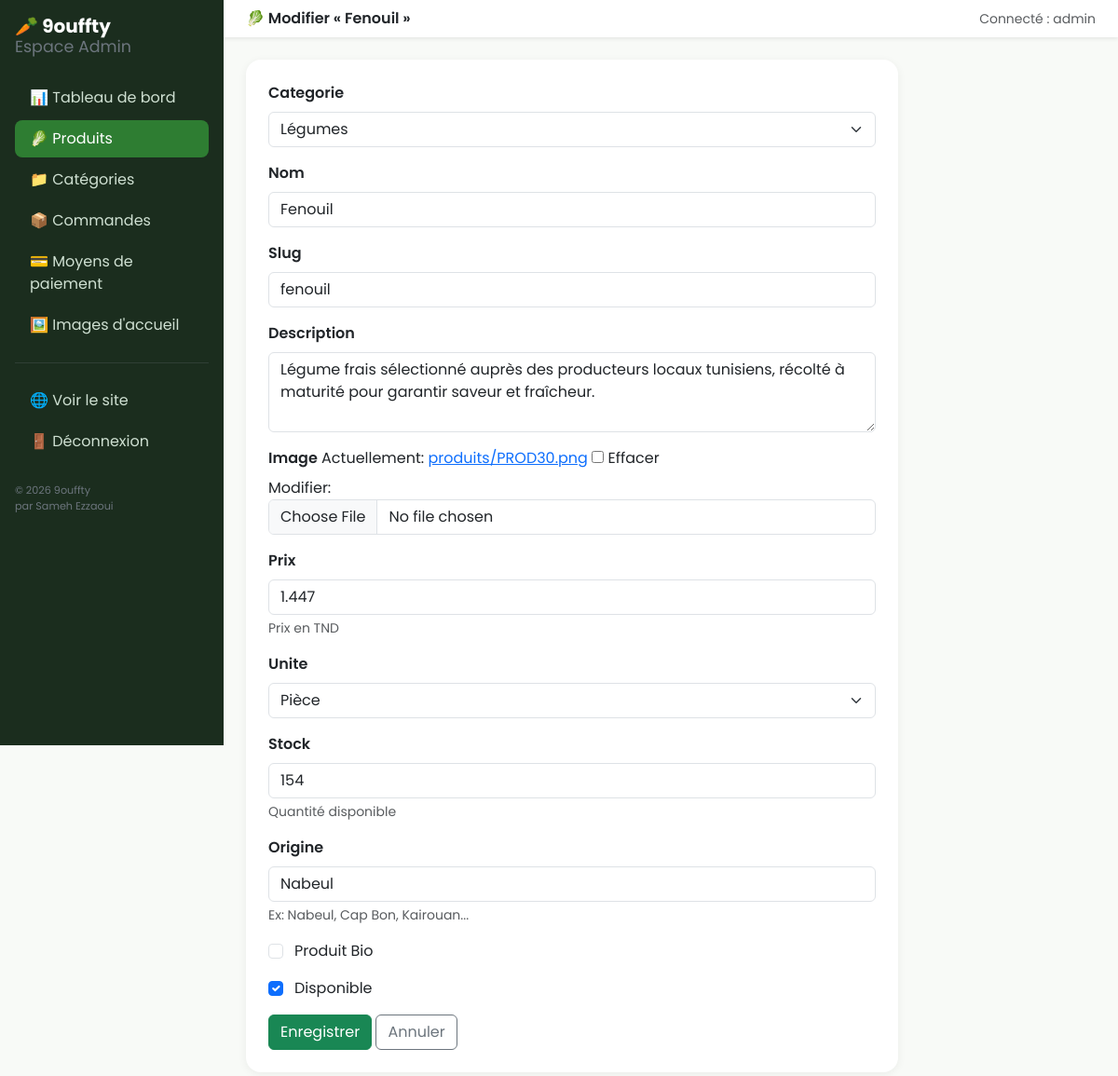
Screenshot of /gestion/produits/24/modifier/ (signed in) with the database file from the repository.
### boutique/models.py (models this page shows, shortened)
class Produit(models.Model):
    UNITE_CHOICES = [
        ('kg', 'Kilogramme'),
        ('piece', 'Pièce'),
        ('botte', 'Botte'),
        ('caisse', 'Caisse'),
    ]
    categorie = models.ForeignKey(Categorie, related_name='produits', on_delete=models.CASCADE)
    nom = models.CharField(max_length=150)
    slug = models.SlugField(max_length=160, unique=True)
    description = models.TextField(blank=True)
    image = models.ImageField(upload_to='produits/', blank=True, null=True)
    prix = models.DecimalField(max_digits=8, decimal_places=3, validators=[MinValueValidator(0)],
                                help_text="Prix en TND")
    unite = models.CharField(max_length=10, choices=UNITE_CHOICES, default='kg')
    stock = models.PositiveIntegerField(default=0, help_text="Quantité disponible")
    origine = models.CharField(max_length=100, blank=True, help_text="Ex: Nabeul, Cap Bon, Kairouan...")
    bio = models.BooleanField(default=False, verbose_name="Produit Bio")
    disponible = models.BooleanField(default=True)
    date_ajout = models.DateTimeField(auto_now_add=True)
    date_maj = models.DateTimeField(auto_now=True)
    class Meta:
        verbose_name = "Produit"
        verbose_name_plural = "Produits"
        ordering = ['nom']

### dashboard/views.py (the view)
# urls.py: path('produits/<int:pk>/modifier/', views.produit_modifier, name='produit_modifier'),
@login_required(login_url='dashboard:login')
@user_passes_test(est_staff, login_url='dashboard:login')
def produit_modifier(request, pk):
    produit = get_object_or_404(Produit, pk=pk)
    if request.method == 'POST':
        form = ProduitForm(request.POST, request.FILES, instance=produit)
        if form.is_valid():
            form.save()
            messages.success(request, "Produit mis à jour.")
            return redirect('dashboard:produits_liste')
    else:
        form = ProduitForm(instance=produit)
    return render(request, 'dashboard/produit_form.html', {'form': form, 'titre': f'Modifier « {produit.nom} »'})

### boutique/context_processors.py (called while the page is built)
def types_categories(request):
    types_utilises = (
        Categorie.objects.values_list('type_produit', flat=True).distinct()
    )
    choices_dict = dict(Categorie.TYPE_CHOICES)
    types_disponibles = [
        (code, choices_dict.get(code, code)) for code in types_utilises
    ]
    types_disponibles.sort(key=lambda t: t[1])
    return {'types_produits_nav': types_disponibles}

### boutique/models.py (called while the page is built)
    def __str__(self):
        return self.nom

### dashboard/views.py (called while the page is built)
def est_staff(user):
    return user.is_active and user.is_staff

### templates/dashboard/produit_form.html (shortened to what this page needs)
{% extends 'dashboard/base_dashboard.html' %}
{% block header %}🥬 {{ titre }}{% endblock %}
{% block dashboard_content %}
<div class="card stat-card p-4" style="max-width:700px;">
  <form method="post" enctype="multipart/form-data">
    {% for field in form %}
    <div class="mb-3 {% if field.field.widget.input_type == 'checkbox' %}form-check{% endif %}">
      {% if field.field.widget.input_type == 'checkbox' %}
        {{ field }}
        <label class="form-check-label ms-1">{{ field.label }}</label>
      {% else %}
        <label class="form-label fw-semibold">{{ field.label }}</label>
        {{ field }}
      {% endif %}
      {% if field.help_text %}<div class="form-text">{{ field.help_text }}</div>{% endif %}
    </div>
    {% endfor %}
    <button type="submit" class="btn btn-success">Enregistrer</button>
    <a href="{% url 'dashboard:produits_liste' %}" class="btn btn-outline-secondary">Annuler</a>
  </form>
</div>
{% endblock %}

### templates/dashboard/base_dashboard.html (shortened to what this page needs)
{% load static %}
<!DOCTYPE html>
<html lang="fr">
<head>
<link href="https://cdn.jsdelivr.net/npm/bootstrap@5.3.3/dist/css/bootstrap.min.css" rel="stylesheet">
<link rel="stylesheet" href="{% static 'css/style.css' %}">
</head>
<body>
<div class="d-flex">
  <div class="sidebar-dashboard p-3" style="width:240px; position:sticky; top:0; height:100vh;">
    <h2 class="h5 fw-bold text-white mb-4">🥕 9ouffty <span class="d-block small fw-normal text-secondary">Espace Admin</span></h2>
    <nav class="nav flex-column gap-1">
      <a class="nav-link {% if request.resolver_match.url_name == 'accueil' %}active{% endif %}" href="{% url 'dashboard:accueil' %}">📊 Tableau de bord</a>
      <a class="nav-link {% if 'produit' in request.resolver_match.url_name %}active{% endif %}" href="{% url 'dashboard:produits_liste' %}">🥬 Produits</a>
      <a class="nav-link {% if 'categorie' in request.resolver_match.url_name %}active{% endif %}" href="{% url 'dashboard:categories_liste' %}">📁 Catégories</a>
      <a class="nav-link {% if 'commande' in request.resolver_match.url_name %}active{% endif %}" href="{% url 'dashboard:commandes_liste' %}">📦 Commandes</a>
      <a class="nav-link {% if 'paiement' in request.resolver_match.url_name %}active{% endif %}" href="{% url 'dashboard:paiements_liste' %}">💳 Moyens de paiement</a>
      <a class="nav-link {% if 'slide' in request.resolver_match.url_name %}active{% endif %}" href="{% url 'dashboard:slides_liste' %}">🖼️ Images d'accueil</a>
      <hr class="text-secondary">
      <a class="nav-link" href="{% url 'boutique:accueil' %}" target="_blank">🌐 Voir le site</a>
      <a class="nav-link" href="{% url 'dashboard:logout' %}">🚪 Déconnexion</a>
    </nav>
    <p class="small text-secondary mt-4 mb-0" style="font-size:0.7rem;">© {% now "Y" %} 9ouffty<br>par Sameh Ezzaoui</p>
  </div>
  <div class="flex-grow-1">
    <nav class="navbar navbar-light bg-white shadow-sm px-4">
      <span class="fw-semibold">{% block header %}Tableau de bord{% endblock %}</span>
      <span class="text-muted small">Connecté : {{ request.user.username }}</span>
    </nav>
    <div class="p-4">
      {% block dashboard_content %}{% endblock %}
    </div>
  </div>
</div>
</body>
</html>

### static/css/style.css (style rules this page uses)
body { font-family: 'Poppins', sans-serif; background-color: #f8faf7; }
.sidebar-dashboard { min-height: 100vh; background: #1b2d1e; color: #e6ece7; }
.sidebar-dashboard a { color: #cfe0d2; text-decoration: none; }
.sidebar-dashboard a.active, .sidebar-dashboard a:hover { background: #2e7d32; color: #fff; border-radius: 8px; }
.stat-card { border-radius: 16px; border: none; box-shadow: 0 2px 10px rgba(0,0,0,.06); }

### rows the page displays
Produit: form "Légumes" "Fenouil" "fenouil" "Légume frais sélectionné auprès des producteurs locaux tunisiens, récolté à maturité pour garantir saveur et fraîcheur." "1.447" "Pièce" "154" "Nabeul", form "☑"

### other values shown
{{ titre }} "Modifier « Fenouil »"
{{ request.user.username }} "admin"
{{ field.label }} "Categorie" "Nom" "Slug" "Description" "Image" "Prix" "Unite" "Stock" "Origine"
{{ field.help_text }} "Prix en TND" "Quantité disponible" "Ex: Nabeul, Cap Bon, Kairouan..."
{{ field.label }} "Produit Bio" "Disponible"
